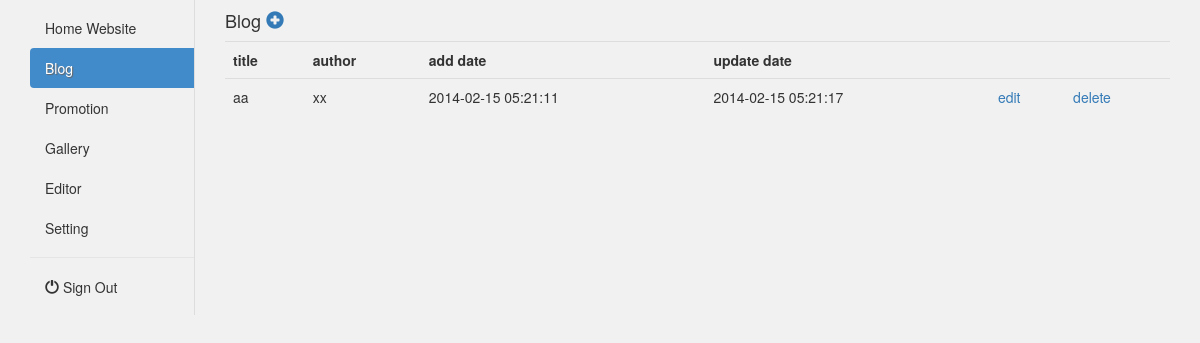
Page /admin/home.php on the committed database.
### tables this page shows
CREATE TABLE IF NOT EXISTS `blog` (
  `id` int(11) NOT NULL AUTO_INCREMENT,
  `author` varchar(255) NOT NULL,
  `title` varchar(255) NOT NULL,
  `content` longtext NOT NULL,
  `created_at` datetime NOT NULL,
  `updated_at` datetime NOT NULL,
  PRIMARY KEY (`id`)
);

### class/Db.class.php (called while the page is built, shortened)
<?php
class DB
{
	private $pdo;
	private $sQuery;
		private function Connect()
		{
			$this->settings = parse_ini_file("settings.ini.php");
			$dsn = 'mysql:dbname='.$this->settings["dbname"].';host='.$this->settings["host"].'';
			try
			{
				$this->pdo = new PDO($dsn, $this->settings["user"], $this->settings["password"], array(PDO::MYSQL_ATTR_INIT_COMMAND => "SET NAMES utf8"));
				$this->pdo->setAttribute(PDO::ATTR_ERRMODE, PDO::ERRMODE_EXCEPTION);
				$this->pdo->setAttribute(PDO::ATTR_EMULATE_PREPARES, false);
				$this->bConnected = true;
			}
			catch (PDOException $e)
			{
				echo $this->ExceptionLog($e->getMessage());
				die();
			}
		}
		private function Init($query,$parameters = "")
		{
		try {
				$this->sQuery = $this->pdo->prepare($query);
				$this->succes 	= $this->sQuery->execute();
			}
			catch(PDOException $e)
			{
					echo $this->ExceptionLog($e->getMessage(), $query );
					die();
			}
		}
		public function query($query,$params = null, $fetchmode = PDO::FETCH_ASSOC)
		{
			$query = trim($query);
			$this->Init($query,$params);
			$statement = strtolower(substr($query, 0 , 6));
			if ($statement === 'select') {
				return $this->sQuery->fetchAll($fetchmode);
			}
			elseif ( $statement === 'insert' ||  $statement === 'update' || $statement === 'delete' ) {
				return $this->sQuery->rowCount();
			}
			else {
				return NULL;
			}
		}
}
?>

### admin/c/blog.php (the view, shortened to what this page needs)
<?php
$db = new DB();
$blogs = $db->query("SELECT * FROM blog order by updated_at desc");
?>
<div>
    <h4>Blog <a href="home.php?page=blog/add"><i class="glyphicon glyphicon-plus-sign"></i></a></h4>
</div>
<table class="table">
    <tr>
        <th>title</th>
        <th>author</th>
        <th>add date</th>
        <th>update date</th>
        <th></th>
        <th></th>
    </tr>
    <?php foreach($blogs as $key => $value){?>
    <tr>
        <td><?php echo $value["title"];?></td>
        <td><?php echo $value["author"];?></td>
        <td><?php echo $value["created_at"];?></td>
        <td><?php echo $value["updated_at"];?></td>
        <td><a href="home.php?page=blog/edit&id=<?php echo $value["id"];?>">edit</a></td>
        <td><a class="delete-btn" href="home.php?page=blog/delete&id=<?php echo $value["id"];?>">delete</a></td>
    </tr>
    <?php }?>
</table>

### rows in the picture
blog: title "aa", author "xx", created_at "2014-02-15 05:21:11", updated_at "2014-02-15 05:21:17"
